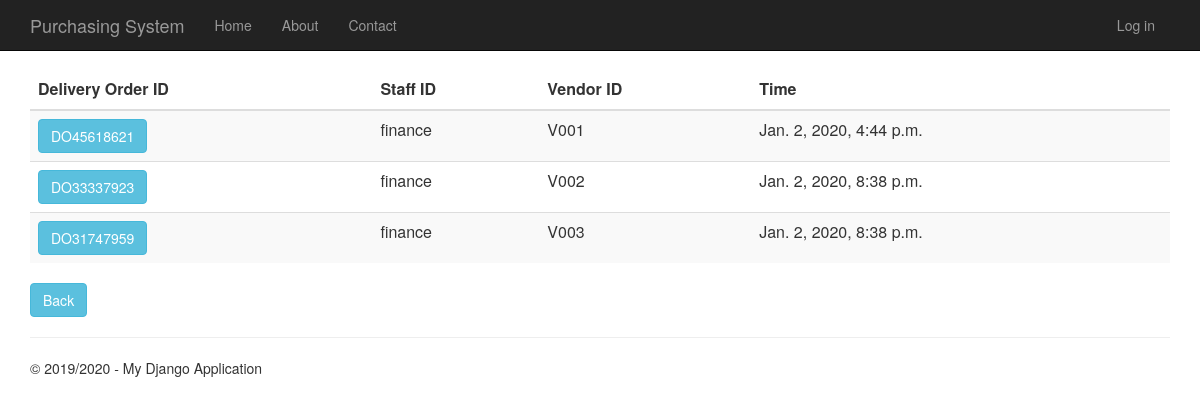
Screenshot of /deliveryorderhistory with the database file from the repository.
### DeliveryOrder/models.py (models this page shows, shortened)
class DeliveryOrder(models.Model):
    delivery_order_id = models.CharField(primary_key=True, max_length=10)
    shipping_instructions = models.TextField()
    time_created = models.DateTimeField()
    description = models.TextField(null=True,default=None, blank=True)
    total_price = models.DecimalField(max_digits=10, decimal_places=2, default=Decimal('0.00'))
    person_id = models.ForeignKey(Person)
    vendor_id = models.ForeignKey(Vendor)
    purchase_order_id = models.OneToOneField(PurchaseOrder)

### app/models.py (models this page shows, shortened)
class Person(models.Model):
    user_id = models.OneToOneField(User)
    person_id = models.CharField(primary_key=True, max_length=10)
    person_name = models.TextField()
    person_address = models.TextField()
    person_phone_number = models.TextField()
    person_role = models.TextField(default = 'EMPLOYEE')

class Vendor(models.Model):
    vendor_id = models.CharField(primary_key=True, max_length=10)
    vendor_name = models.TextField()
    vendor_phone_number = models.TextField()
    vendor_address = models.TextField()
    vendor_email = models.TextField()
    def __str__(self):
        return str(self.vendor_id)

### DeliveryOrder/views.py (the view)
# urls.py: url(r'^deliveryorderhistory', DeliveryOrder.views.deliveryorderhistory, name="delivery_order_history"),
def deliveryorderhistory(request):
    delivery_orders = DeliveryOrder.objects.all()
    context = {
            'title':'delivery Order History',
            'rows':delivery_orders,
            'year':'2019/2020'
        }
    return render(request,'DeliveryOrder/deliveryorderhistory.html',context)

### DeliveryOrder/templates/DeliveryOrder/deliveryorderhistory.html
﻿{% extends "app/layout.html" %}
{% block content %}
<div class="purcahseorderhistory margintop" action="menu" >
    <form action="deliveryorderhistorydetails" method="GET">
        <table class="table table-striped margintop">
          <thead>
            <tr>
              <th scope="col">Delivery Order ID</th>
              <th scope="col">Staff ID</th>
              <th scope="col">Vendor ID</th>
              <th scope="col">Time</th>
            </tr>
          </thead>
          <tbody>
              {% for r in rows %}
            <tr>
                 <td><button type="submit" name="do_id" value="{{r.delivery_order_id}}" class="btn btn-info" >{{r.delivery_order_id}}</button></td>
                 <td>{{r.person_id.person_id}}</td>
                 <td>{{r.vendor_id}}</td>
                 <td>{{r.time_created}}</td>
            </tr>
              {% endfor %}
          </tbody>
        </table>
        <div class="margintop">
            <a type="submit" class="btn btn-info" href="/menu">Back</a>
        </div>
    </form>
</div>
{% endblock %}

### app/static/app/content/site.css (style rules this page uses)
body { padding-top: 50px; padding-bottom: 20px; }

### rows the page displays
DeliveryOrder: delivery_order_id "DO45618621", person_id.person_id "finance", vendor_id "V001", time_created "Jan. 2, 2020, 4:44 p.m."
DeliveryOrder: delivery_order_id "DO33337923", person_id.person_id "finance", vendor_id "V002", time_created "Jan. 2, 2020, 8:38 p.m."
DeliveryOrder: delivery_order_id "DO31747959", person_id.person_id "finance", vendor_id "V003", time_created "Jan. 2, 2020, 8:38 p.m."

### other values shown
{{ year }} "2019/2020"
